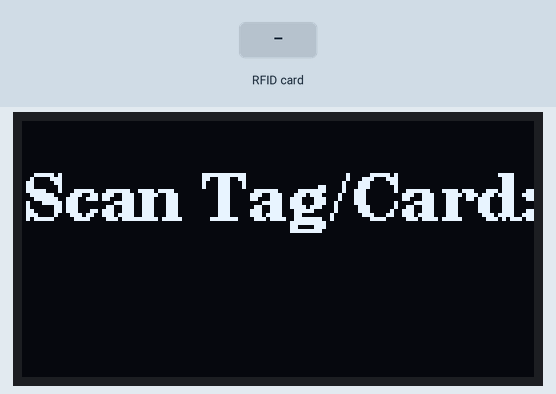
This sketch was run on a simulated ESP32. Shown: 128×64 one-colour display. The inputs (shaded band) are chosen by the test bench. No radio packets arrive unless stated; what the sketch prints to the serial monitor is not drawn.

Above: at 1.9 s.
2.0 s: RFID card 5E 7A 19 C4 held to the reader
At 2.6 s:
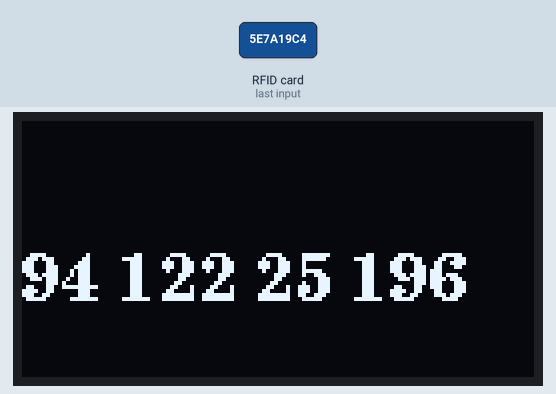
Timing chart, 0 to 5.0 s (numbered marks = the images above; inputs shaded):
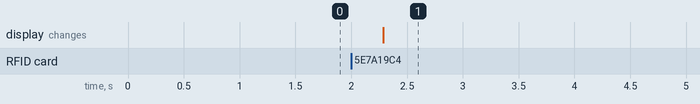

The sketch:

TTGO_LoRa_RFID.ino.ino
```cpp
#include <SPI.h>
#include <LoRa.h>
#include <Wire.h>
#include <U8g2lib.h>
#include <MFRC522.h>


#define LORA_SCK     5
#define LORA_MISO    19
#define LORA_MOSI    27
#define LORA_SS      18
#define LORA_RST     14
#define LORA_DI0     26
#define LORA_BAND    868E6

#define RFID_SDA 5
#define RFID_SCK 18
#define RFID_MOSI 23
#define RFID_MISO 19
#define RFID_RST 27

String uidString;
U8G2_SSD1306_128X64_NONAME_F_SW_I2C u8g2(U8G2_R0, /* clock=*/ 15, /* data=*/ 4, /* reset=*/ 16);
MFRC522 mfrc522(RFID_SDA, RFID_RST);  // Create MFRC522 instance
int current_spi = -1; // -1 - NOT STARTED   0 - RFID   1 - LORA

void setup() {
  u8g2.begin();         // Initialise graphics
  Serial.begin(115200);   // Initialise serial port
  while (!Serial);    // Do nothing if no serial port is opened (added for Arduinos based on ATMEGA32U4)

}

void loop() {
  u8g2.clearBuffer();          // clear the internal memory
  u8g2.setFont(u8g2_font_ncenB12_tr); // choose font
  u8g2.drawStr(0,25,"Scan Tag/Card:");  // write internal memory
  u8g2.sendBuffer();          // transfer internal memory to the display
  delay(1000);
  bool card_present = RFID_check();
  if (card_present) LORA_send();
}

void spi_select(int which) {
     if (which == current_spi) return;
     SPI.end();

     switch(which) {
        case 0:
          SPI.begin(RFID_SCK, RFID_MISO, RFID_MOSI);
          mfrc522.PCD_Init();
        break;
        case 1:
          SPI.begin(LORA_SCK,LORA_MISO,LORA_MOSI,LORA_SS);
          LoRa.setPins(LORA_SS,LORA_RST,LORA_DI0);
        break;
     }

     current_spi = which;
}

int RFID_check() {
  spi_select(0);
  // Look for new cards
  if ( ! mfrc522.PICC_IsNewCardPresent()) {
    delay(100);
    return false;
  }

  // Select one of the cards
  if ( ! mfrc522.PICC_ReadCardSerial()) {
    return false;
  }

  // Dump debug info about the card; PICC_HaltA() is automatically called
     Serial.print("My Card UID:");
    printDec(mfrc522.uid.uidByte, mfrc522.uid.size);

    uidString = String(mfrc522.uid.uidByte[0])+" "+String(mfrc522.uid.uidByte[1])+" "+String(mfrc522.uid.uidByte[2])+ " "+String(mfrc522.uid.uidByte[3]);

    printUID();

     mfrc522.PICC_DumpToSerial(&(mfrc522.uid));
  return true;
}

void LORA_send() {
  spi_select(1);

  Serial.println("LoRa Sender Test");

  if (!LoRa.begin(868E6)) {
    Serial.println("Starting LoRa failed!");
    while (1);
  }

  Serial.println("init ok");

  delay(1500);

  // send packet
  LoRa.beginPacket();
  LoRa.print (uidString);
  LoRa.endPacket();

  Serial.println("Sent UID");
  delay(2000);                       // wait for a second
 }
  void printDec(byte *buffer, byte bufferSize) {
  for (byte i = 0; i < bufferSize; i++) {
    Serial.print(buffer[i] < 0x10 ? " 0" : " ");
    Serial.print(buffer[i], DEC);
  }
}

void printUID()
  {
  u8g2.clearBuffer();          // clear the internal memory
  u8g2.setFont(u8g2_font_ncenB12_tr); // choose font
  u8g2.setCursor(0, 45);
  u8g2.print(uidString);  // write UID to the internal memory
  u8g2.sendBuffer();          // transfer internal memory to the display
  }
```

Measured:
- after the input at 2.0 s, the display: changes after 0.29 s (image 1)
